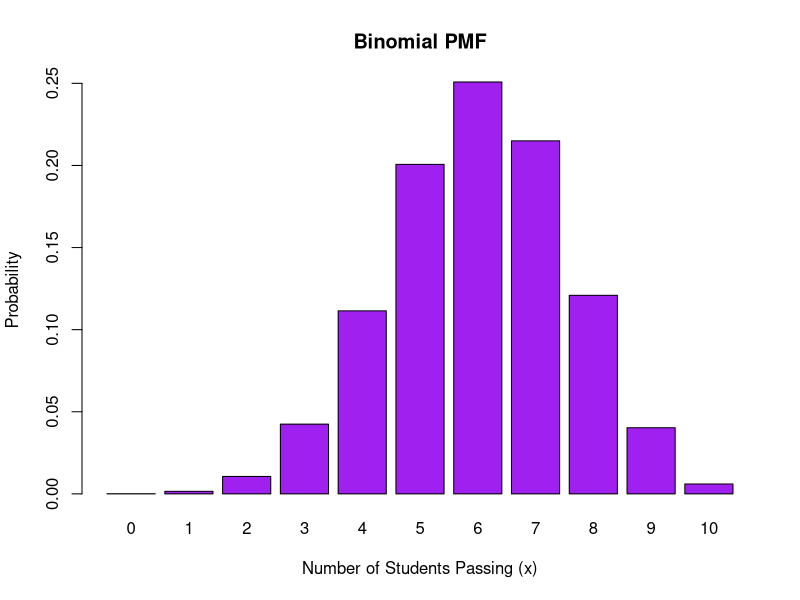

Write R code to recreate this figure.
# Suppose the probability of passing a certain test is 0.6. A group of 10 students takes the test. 
# 1- PMF: The probability distribution for the number of students who pass the test.
# 2- The probability of at least 7 students passing the test.
# 3- The expected value (Mean) of the distribution.
# 4- The variance of the distribution.
# 5- The standard deviation.
# 6- A bar plot of the probability distribution.

# Inputs
p_pass <- 0.6
n_students <- 10

# 1-find PMF :
x <- 0:n_students
pmf <- dbinom(x, size = n_students, prob = p_pass)
cat("1. PMF:\n")
data.frame(x, pmf)

# 2- At least 7 Students
prob_at_least_7 <- sum(pmf[x >= 7])
cat("\n2. Probability of at least 7 students passing:", prob_at_least_7, "\n")

# 3- Mean, E(X)
E_X <- n_students * p_pass
cat("\n3. E(X):", E_X, "\n")

# 4- Variance, V(X)
V_X <- n_students * p_pass * (1 - p_pass)
cat("\n4. Variance V(X):", V_X, "\n")

# 5- Standard Deviation
std_dev <- sqrt(V_X)
cat("\n5. Standard Deviation:", std_dev, "\n")

# 6- Barplot for PMF
barplot(pmf, names.arg = x, col = "purple",
        main = "Binomial PMF",
        xlab = "Number of Students Passing (x)",
        ylab = "Probability")
